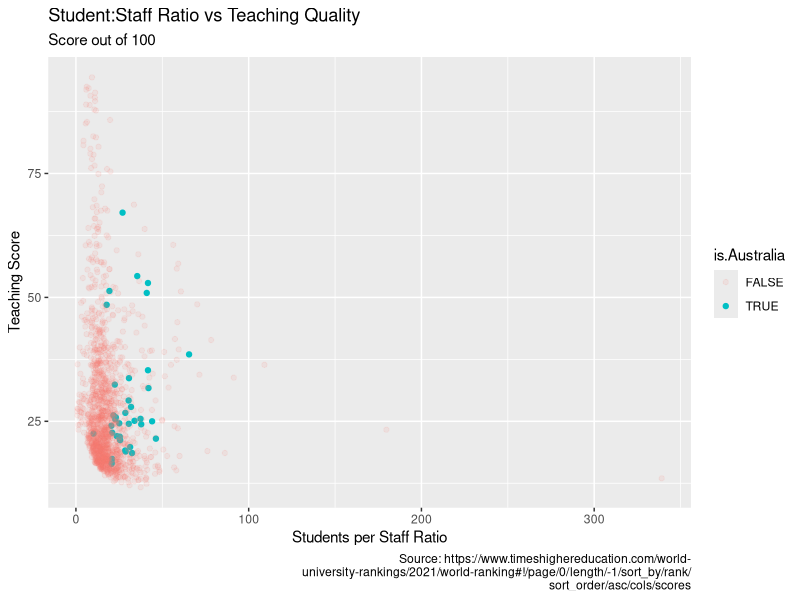
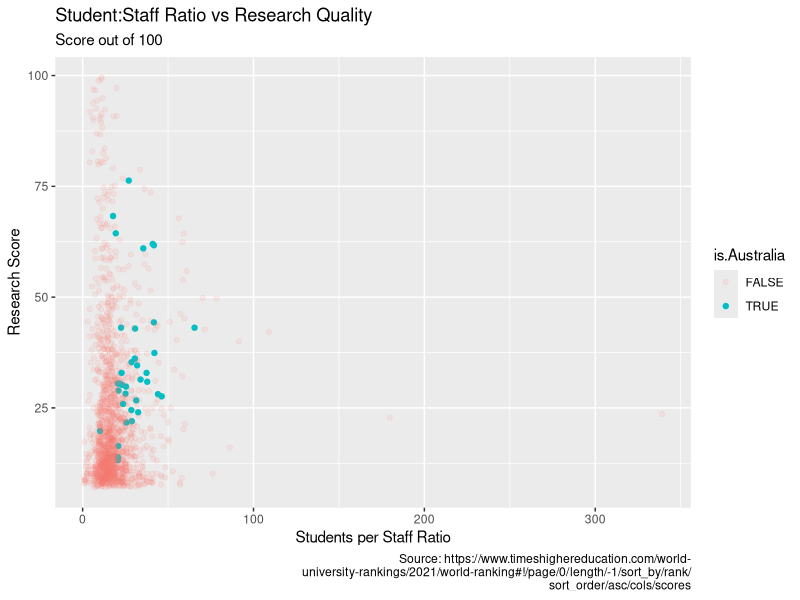
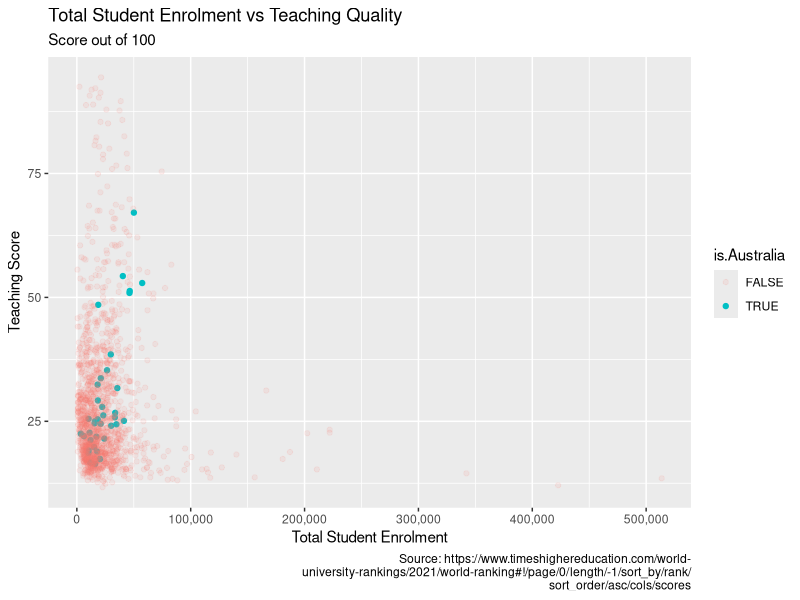
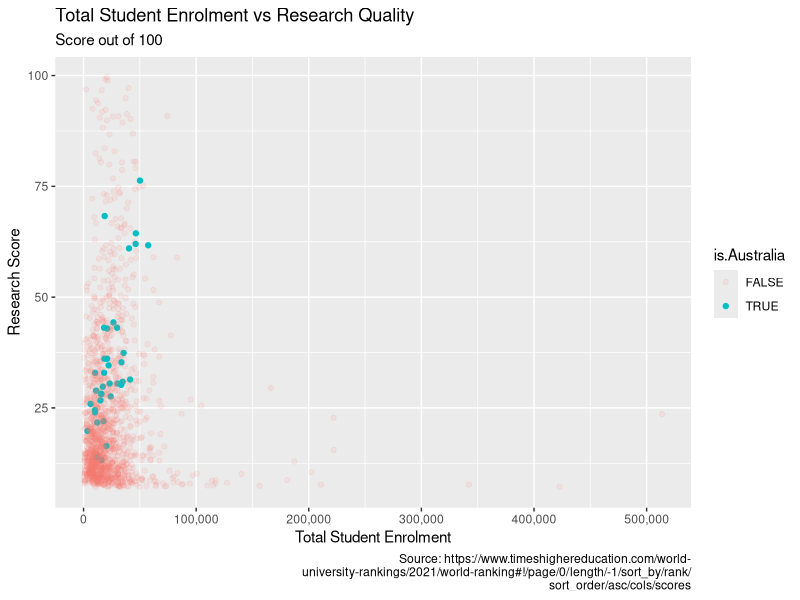
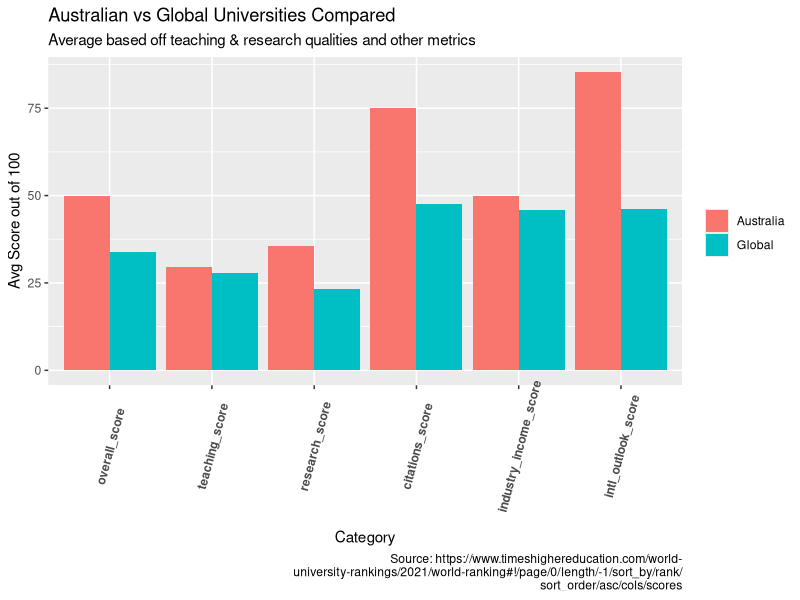

Generate these figures, in order, with R:
install.packages("tidyverse")
library(tidyverse)
library(scales)

setwd('C:\\Users\\GamingUniPC\\Downloads\\Case Study\\Data')

uni_ranking <- read.csv("universities_ranking_v2.csv")
uni_score <- read.csv("universities_scores_v2.csv")

uni_data <- uni_ranking %>% inner_join(uni_score, 
                                       by = c("ranking", "title", "location"))
##OR

uni_data_v2 <- read.csv("uni_data_v2.csv")

head(uni_data)

view(uni_data)

## Relationship between student:staff ratio and teaching

ggplot(data = uni_data_v2) +
  geom_point(mapping = aes(x = students.staff.ratio, y = teaching.score,
                           color = is.Australia, alpha = is.Australia))+
  labs( x = "Students per Staff Ratio", y = "Teaching Score",
        title = "Student:Staff Ratio vs Teaching Quality",
        subtitle = "Score out of 100",
        caption = "Source: https://www.timeshighereducation.com/world-
        university-rankings/2021/world-ranking#!/page/0/length/-1/sort_by/rank/
        sort_order/asc/cols/scores")

## Relationship between student:staff ratio and research

ggplot(data = uni_data_v2) +
  geom_point(mapping = aes(x = students.staff.ratio, y = research.score,
                           color = is.Australia, alpha = is.Australia))+
  scale_fill_discrete(name = "Australia")+
  labs( x = "Students per Staff Ratio", y = "Research Score",
        title = "Student:Staff Ratio vs Research Quality",
        subtitle = "Score out of 100",
        caption = "Source: https://www.timeshighereducation.com/world-
        university-rankings/2021/world-ranking#!/page/0/length/-1/sort_by/rank/
        sort_order/asc/cols/scores")
## Relationship between enrollment numbers and teaching

ggplot(data = uni_data_v2) +
  geom_point(mapping = aes(x = number.students, y = teaching.score,
                           color = is.Australia, alpha = is.Australia))+
  scale_fill_discrete(name = "Australia")+
  labs( x = "Total Student Enrolment", y = "Teaching Score",
        title = "Total Student Enrolment vs Teaching Quality",
        subtitle = "Score out of 100",
        caption = "Source: https://www.timeshighereducation.com/world-
        university-rankings/2021/world-ranking#!/page/0/length/-1/sort_by/rank/
        sort_order/asc/cols/scores")+ 
  scale_x_continuous(labels = label_comma())


## Relationship between enrollment numbers and research

ggplot(data = uni_data_v2) +
  geom_point(mapping = aes(x = number.students, y = research.score,
                           color = is.Australia, alpha = is.Australia))+
  scale_fill_discrete(name = "Australia")+
  labs( x = "Total Student Enrolment", y = "Research Score",
        title = "Total Student Enrolment vs Research Quality",
        subtitle = "Score out of 100",
        caption = "Source: https://www.timeshighereducation.com/world-
        university-rankings/2021/world-ranking#!/page/0/length/-1/sort_by/rank/
        sort_order/asc/cols/scores")+ 
  scale_x_continuous(labels = label_comma())

## Creating averages for Australian vs rest-of-the-world average table

# For scores
overall_score_avg <- uni_data %>%
  group_by(group = ifelse(location == "Australia", "Australia", "Global")) %>%
  summarise(overall_score = mean(overall.score))

teaching_score_avg <- uni_data %>%
  group_by(group = ifelse(location == "Australia", "Australia", "Global")) %>%
  summarise(teaching_score = mean(teaching.score))

research_score_avg <- uni_data %>%
  group_by(group = ifelse(location == "Australia", "Australia", "Global")) %>%
  summarise(research_score = mean(research.score))

citations_score_avg <- uni_data %>%
  group_by(group = ifelse(location == "Australia", "Australia", "Global")) %>%
  summarise(citations_score = mean(citations.score))

industry_income_avg <- uni_data %>%
  group_by(group = ifelse(location == "Australia", "Australia", "Global")) %>%
  summarise(industry_income_score = mean(industry.income.score))

intl_outlook_avg <- uni_data %>%
  group_by(group = ifelse(location == "Australia", "Australia", "Global")) %>%
  summarise(intl_outlook_score = mean(intl.outlook.score))

aus_vs_global_score_avg <- list(overall_score_avg, teaching_score_avg, research_score_avg,
     citations_score_avg, industry_income_avg, intl_outlook_avg) %>%
  reduce(full_join, by = "group")

##Comparing AUS vs. Global chart

order <- c("overall_score", "teaching_score", "research_score", "citations_score", "industry_income_score", 
           "intl_outlook_score")

aus_vs_global_score_avg %>% pivot_longer(cols=c('overall_score',
                                                'teaching_score',
                                                'research_score',
                                                'citations_score',
                                                'industry_income_score',
                                                'intl_outlook_score'),
                                         names_to = "category",
                                         values_to = "score") %>%
  ggplot() + geom_col(mapping = aes( x = category, y = score, fill = group), position = "dodge") +
  scale_x_discrete(limits = order) +
  labs( x = "Category", y = "Avg Score out of 100",
        title = "Australian vs Global Universities Compared",
        subtitle = "Average based off teaching & research qualities and other metrics",
        caption = "Source: https://www.timeshighereducation.com/world-
        university-rankings/2021/world-ranking#!/page/0/length/-1/sort_by/rank/
        sort_order/asc/cols/scores") +
  theme(axis.text.x = element_text(angle = 75 , vjust = 0.6, face = "bold"))+
  scale_fill_discrete(name = "")

# For uni demographics



